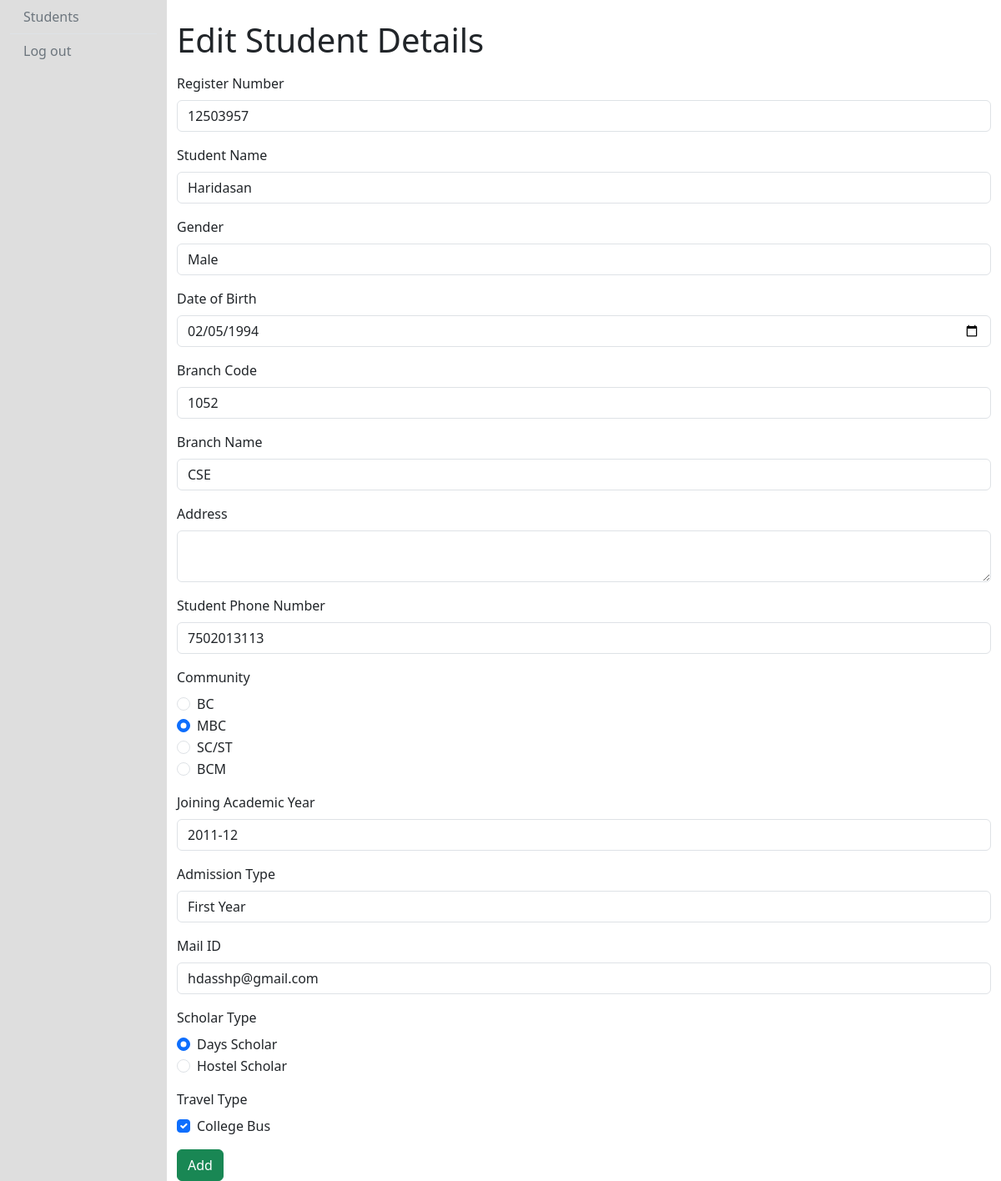
Page /admin/edit-student.php?id=12503957 (signed in) on the committed database.
### tables this page shows
CREATE TABLE `student_details` (
  `regno` int(11) NOT NULL,
  `sname` varchar(35) NOT NULL,
  `gender` varchar(10) NOT NULL,
  `dob` date NOT NULL,
  `bcode` int(11) NOT NULL,
  `bname` varchar(30) NOT NULL,
  `address` text NOT NULL,
  `sphone_no` varchar(11) NOT NULL,
  `commty` varchar(15) NOT NULL,
  `join_aca_year` varchar(40) NOT NULL,
  `admi_type` varchar(20) NOT NULL,
  `mail_id` text NOT NULL,
  `days_scholar` varchar(20) NOT NULL,
  `hostel_scholar` varchar(20) NOT NULL,
  `bus_travel` varchar(20) NOT NULL
);

### admin/edit-student.php (the view, shortened to what this page needs)
<?php
$con = mysqli_connect(DB_HOST, DB_USERNAME, DB_PASSWORD, DB_NAME);
if (isset($_REQUEST["id"])) {
  $result = mysqli_query($con, "SELECT * FROM `student_details` WHERE `regno` = '" . $_REQUEST["id"] . "'");
}
?>
<!DOCTYPE html>
<html lang="en">
<head>
  <link href="https://cdn.jsdelivr.net/npm/bootstrap@5.3.0-alpha3/dist/css/bootstrap.min.css" rel="stylesheet" />
</head>
<body>
  <div class="container-fluid h-100">
    <div class="row h-100">
      <div class="col-2 h-100">
        <?php include("sidebar.php"); ?>
      </div>
      <div class="col-10">
        <div class="mt-4">
          <h1>Edit Student Details</h1>
          <form action="" method="post">
            <?php while ($row = mysqli_fetch_array($result, MYSQLI_ASSOC)) { ?>
              <div class="mt-3">
                <label for="regno" class="form-label">Register Number</label>
                <input type="text" name="regno" id="regno" class="form-control" value="<?php echo $row["regno"]; ?>" />
              </div>
              <div class="mt-3">
                <label for="sname" class="form-label">Student Name</label>
                <input type="text" name="sname" id="sname" class="form-control" value="<?php echo $row["sname"]; ?>" />
              </div>
              <div class="mt-3">
                <label for="gender" class="form-label">Gender</label>
                <select name="gender" id="gender" class="form-control">
                  <option value="Male" <?php if ($row["gender"] == "Male") {
                                          echo " selected";
                                        } ?>>Male</option>
                </select>
              </div>
              <div class="mt-3">
                <label for="dob" class="form-label">Date of Birth</label>
                <input type="date" name="dob" id="dob" class="form-control" value="<?php echo $row["dob"]; ?>" />
              </div>
              <div class="mt-3">
                <label for="bcode" class="form-label">Branch Code</label>
                <select class="form-control" id="bcode" name="bcode">
                  <option value="1052" <?php if ($row["bcode"] == "1052") {
                                          echo " selected";
                                        } ?>>1052</option>
                </select>
              </div>
              <div class="mt-3">
                <label for="bname" class="form-label">Branch Name</label>
                <input class="form-control" readonly="true" id="bname" type="text" name="bname" value="<?php echo $row["bname"]; ?>" />
              </div>
              <div class="mt-3">
                <label for="address" class="form-label">Address</label>
                <textarea class="form-control" id="address" type="text" name="address" value="<?php echo $row["address"]; ?>"></textarea>
              </div>
              <div class="mt-3">
                <label for="sphone_no" class="form-label">Student Phone Number</label>
                <input class="form-control" id="sphone_no" type="text" name="sphone_no" value="<?php echo $row["sphone_no"]; ?>" />
              </div>
              <div class="mt-3">
                <label for="commty" class="form-label">Community</label>
                <div class="form-check">
                  <input type="radio" class="form-check-input" name="commty" id="BC" value="BC" <?php if ($row["commty"] == "BC") {
                                                                                                  echo " checked";
                                                                                                } ?> /> <label for="BC" class="form-check-label">BC</label>
                </div>
                <div class="form-check">
                  <input type="radio" class="form-check-input" name="commty" id="MBC" value="MBC" <?php if ($row["commty"] == "MBC") {
                                                                                                    echo " checked";
                                                                                                  } ?> /> <label for="MBC" class="form-check-label">MBC</label>
                </div>
                <div class="form-check">
                  <input type="radio" class="form-check-input" name="commty" id="SC" value="SC/ST" <?php if ($row["commty"] == "SC/ST") {
                                                                                                      echo " checked";
                                                                                                    } ?> /> <label for="SC" class="form-check-label">SC/ST</label>
                </div>
                <div class="form-check">
                  <input type="radio" class="form-check-input" name="commty" id="BCM" value="BCM" <?php if ($row["commty"] == "BCM") {
                                                                                                    echo " checked";
                                                                                                  } ?> /> <label for="BCM" class="form-check-label">BCM</label>
                </div>
              </div>
              <div class="mt-3">
                <label for="join_aca_year" class="form-label">Joining Academic Year</label>
                <input class="form-control" id="join_aca_year" type="text" name="join_aca_year" value="<?php echo $row["join_aca_year"]; ?>" />
              </div>
              <div class="mt-3">
                <label for="admi_type" class="form-label">Admission Type</label>
                <select class="form-control" id="admi_type" type="text" name="admi_type">
                  <option value="First Year" <?php if ($row["admi_type"] == "First Year") {
                                                echo " selected";
                                              } ?>>First Year</option>
                </select>
              </div>
              <div class="mt-3">
                <label for="mail_id" class="form-label">Mail ID</label>
                <input class="form-control" id="mail_id" type="email" name="mail_id" value="<?php echo $row["mail_id"]; ?>" />
              </div>
              <div class="mt-3">
                <label class="form-label">Scholar Type</label>
                <div class="form-check">
                  <input type="radio" class="form-check-input" name="scholar" id="days_scholar" value="days_scholar" <?php if ($row["days_scholar"] == "1") {
                                                                                                                        echo " checked";
                                                                                                                      } ?> /> <label for="days_scholar" class="form-check-label">Days Scholar</label>
                </div>
                <div class="form-check">
                  <input type="radio" class="form-check-input" name="scholar" id="hostel_scholar" value="hostel_scholar" <?php if ($row["hostel_scholar"] == "1") {
                                                                                                                            echo " checked";
                                                                                                                          } ?> /> <label for="hostel_scholar" class="form-check-label">Hostel Scholar</label>
                </div>
              </div>
              <div class="mt-3">
                <label class="form-label">Travel Type</label>
                <div class="form-check">
                  <input type="checkbox" name="travel_type" class="form-check-input" id="travel_type" value="1" <?php if ($row["bus_travel"] == "1") {
                                                                                                                  echo " checked";
                                                                                                                } ?> /> <label for="travel_type" class="form-check-label">College Bus</label>
                </div>
              </div>
            <?php } ?>
            <div class="mt-3">
              <input class="btn btn-success" type="submit" value="Add" />
            </div>
          </form>
        </div>
      </div>
    </div>
  </div>
</body>
</html>

### admin/edit-student.php (style rules this page uses)
html, body { margin: 0; padding: 0; height: 100%; }

### rows in the picture
student_details: regno "12503957", sname "Haridasan", gender "Male", dob "02/05/1994", bcode "1052", bname "CSE", sphone_no "7502013113", commty "☐ BC", commty "☑ MBC", commty "☐ SC/ST", commty "☐ BCM", join_aca_year "2011-12", admi_type "First Year", mail_id "hdasshp@gmail.com", days_scholar "☑ Days Scholar", hostel_scholar "☐ Hostel Scholar", bus_travel "☑"
